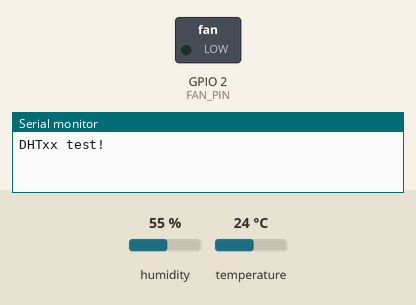
Recording of a sketch running on a simulated ESP32. Parts: switched loads named in the sketch (green lamp = pin HIGH), the last lines printed to the serial monitor. Inputs (shaded band) come from the test bench; at power-on: temperature 24 °C, humidity 55 %. WiFi joins after 1.5 s; servers stay silent unless stated.

Above: at 3.0 s.
3.1 s: temperature set to 30 °C
5.8 s: temperature set to 33 °C
At 6.2 s:
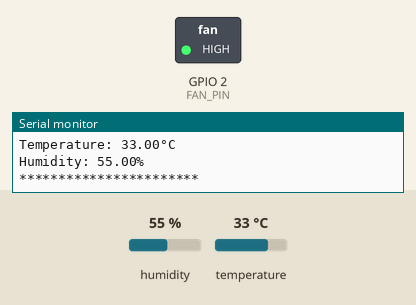
8.5 s: temperature set to 12 °C
At 11.1 s:
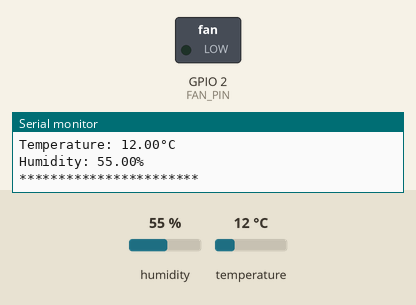
11.4 s: temperature set to 41 °C
At 12.3 s:
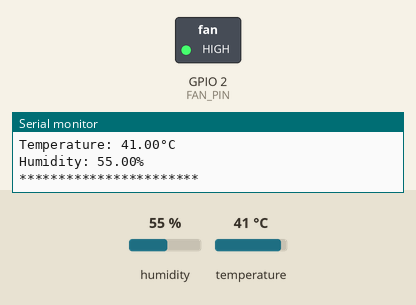
Timing chart, 0 to 14.4 s (numbered marks = the images above; inputs shaded):
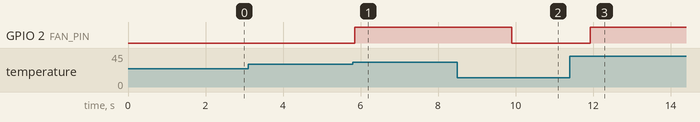

Measured:
- the behaviour switches between 31 and 32 °C on temperature (found by bisection; images 0 and 1)
- after the input at 5.8 s, GPIO 2 (FAN_PIN): LOW → HIGH after 0.05 s
- after the input at 8.5 s, GPIO 2 (FAN_PIN): HIGH → LOW after 1.4 s
- after the input at 11.4 s, GPIO 2 (FAN_PIN): LOW → HIGH after 0.53 s

The sketch:

temperature-controlled-fan-with-esp32-and-blynk.ino
```cpp
#define BLYNK_TEMPLATE_ID "TMPL34X8k9NPP"
#define BLYNK_TEMPLATE_NAME "Temperature Controlled Fan"
#define BLYNK_AUTH_TOKEN "P3GB1ylB-RmssdVocUdfhWNhTbkhjN_jcR-FPZHgfI4"

#define BLYNK_PRINT Serial

#include <WiFi.h>
#include <BlynkSimpleEsp32.h>
#include <DHT.h>
#define DHTPIN 4     // Digital pin connected to the DHT sensor

// Uncomment whatever type you're using!
#define DHTTYPE DHT11   // DHT 11
//#define DHTTYPE DHT22   // DHT 22  (AM2302), AM2321
//#define DHTTYPE DHT21   // DHT 21 (AM2301)
#define FAN_PIN 2   // FAN RELAY
//WidgetLED FAN(V0);

char auth[] = BLYNK_AUTH_TOKEN;
char ssid[] = "WiFi Username";
char pass[] = "WiFi Password";

float humDHT = 0;
float tempDHT = 0;
//int Val=0;

// Initialize DHT sensor.
DHT dht(DHTPIN, DHTTYPE);

void setup() {
  Serial.begin(115200);
  pinMode(FAN_PIN, OUTPUT);
  digitalWrite(FAN_PIN, LOW);
  Serial.println(F("DHTxx test!"));
  dht.begin();
  Blynk.begin( auth, ssid , pass );
}

/*BLYNK_WRITE(V3)
{
  Val = param.asInt(); // assigning incoming value from pin V3 to a variable

  Serial.print(" The Threshhold value is: ");
  Serial.println(Val);
  Serial.println();

}*/

void loop() {

  Blynk.run();

  // Wait a few seconds between measurements.
  delay(2000);

  // Reading temperature or humidity takes about 250 milliseconds!
  // Sensor readings may also be up to 2 seconds 'old' (its a very slow sensor)
  humDHT = dht.readHumidity();
  // Read temperature as Celsius (the default)
  tempDHT = dht.readTemperature();

  // Check if any reads failed and exit early (to try again).
  if (isnan(humDHT) || isnan(tempDHT))
  {
    Serial.println("Failed to read from DHT sensor!");
    return;
  }

  Serial.print(F("Temperature: "));
  Serial.print(tempDHT);
  Serial.print(F("°C "));
  Serial.println();
  Serial.print(F("Humidity: "));
  Serial.print(humDHT);
  Serial.print(F("%"));
  Serial.println();

  Serial.println("***********************");
  Serial.println();

  // Compare Threshold value from Blynk and DHT Temperature value.
  if (tempDHT>31)
  {
    digitalWrite(FAN_PIN, HIGH);
   // FAN.off();
}
  else {
    digitalWrite(FAN_PIN, LOW);
//    FAN.on();

  }

  Blynk.virtualWrite(V1, tempDHT);
  Blynk.virtualWrite(V2, humDHT);
}
```
